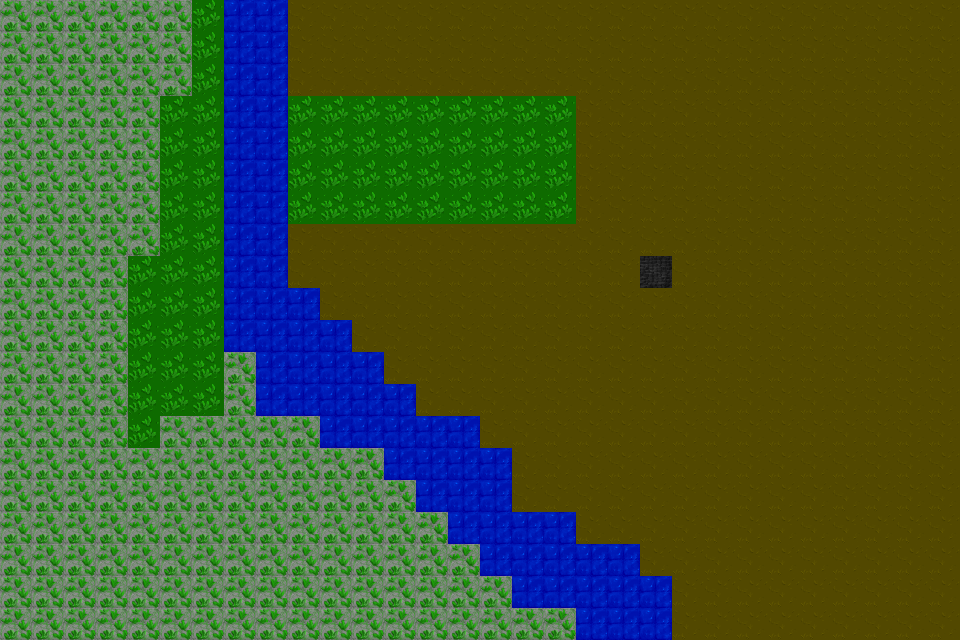

Below is a game level as drawn by its tile map, then a one-line description and the .tmx file that defines it, in full:
An orthogonal 30x20 tile map with 32x32 px tiles, 1 tile layer (Kachelebene 1).

<map version="1.5" tiledversion="1.5.0" orientation="orthogonal" renderorder="right-down" width="30" height="20" tilewidth="32" tileheight="32" infinite="0" nextlayerid="3" nextobjectid="1">
 <tileset firstgid="1" name="floortileset" tilewidth="32" tileheight="32" tilecount="64" columns="8">
  <image source="floortileset.png" width="256" height="256" />
  <tile id="37">
   <properties>
    <property name="collides" type="bool" value="true" />
   </properties>
  </tile>
 </tileset>
 <layer id="1" name="Kachelebene 1" width="30" height="20">
  <data encoding="csv">
12,12,12,12,12,12,17,45,45,49,49,49,49,49,49,49,49,49,49,49,49,49,49,49,49,49,49,49,49,49,
12,12,12,12,12,12,17,45,45,49,49,49,49,49,49,49,49,49,49,49,49,49,49,49,49,49,49,49,49,49,
12,12,12,12,12,12,17,45,45,49,49,49,49,49,49,49,49,49,49,49,49,49,49,49,49,49,49,49,49,49,
12,12,12,12,12,17,17,45,45,17,17,17,17,17,17,17,17,17,49,49,49,49,49,49,49,49,49,49,49,49,
12,12,12,12,12,17,17,45,45,17,17,17,17,17,17,17,17,17,49,49,49,49,49,49,49,49,49,49,49,49,
12,12,12,12,12,17,17,45,45,17,17,17,17,17,17,17,17,17,49,49,49,49,49,49,49,49,49,49,49,49,
12,12,12,12,12,17,17,45,45,17,17,17,17,17,17,17,17,17,49,49,49,49,49,49,49,49,49,49,49,49,
12,12,12,12,12,17,17,45,45,49,49,49,49,49,49,49,49,49,49,49,49,49,49,49,49,49,49,49,49,49,
12,12,12,12,17,17,17,45,45,49,49,49,49,49,49,49,49,49,49,49,38,49,49,49,49,49,49,49,49,49,
12,12,12,12,17,17,17,45,45,45,49,49,49,49,49,49,49,49,49,49,49,49,49,49,49,49,49,49,49,49,
12,12,12,12,17,17,17,45,45,45,45,49,49,49,49,49,49,49,49,49,49,49,49,49,49,49,49,49,49,49,
12,12,12,12,17,17,17,12,45,45,45,45,49,49,49,49,49,49,49,49,49,49,49,49,49,49,49,49,49,49,
12,12,12,12,17,17,17,12,45,45,45,45,45,49,49,49,49,49,49,49,49,49,49,49,49,49,49,49,49,49,
12,12,12,12,17,12,12,12,12,12,45,45,45,45,45,49,49,49,49,49,49,49,49,49,49,49,49,49,49,49,
12,12,12,12,12,12,12,12,12,12,12,12,45,45,45,45,49,49,49,49,49,49,49,49,49,49,49,49,49,49,
12,12,12,12,12,12,12,12,12,12,12,12,12,45,45,45,49,49,49,49,49,49,49,49,49,49,49,49,49,49,
12,12,12,12,12,12,12,12,12,12,12,12,12,12,45,45,45,45,49,49,49,49,49,49,49,49,49,49,49,49,
12,12,12,12,12,12,12,12,12,12,12,12,12,12,12,45,45,45,45,45,49,49,49,49,49,49,49,49,49,49,
12,12,12,12,12,12,12,12,12,12,12,12,12,12,12,12,45,45,45,45,45,49,49,49,49,49,49,49,49,49,
12,12,12,12,12,12,12,12,12,12,12,12,12,12,12,12,12,12,45,45,45,49,49,49,49,49,49,49,49,49
</data>
 </layer>
 <objectgroup id="2" name="floorLayer" />
</map>
